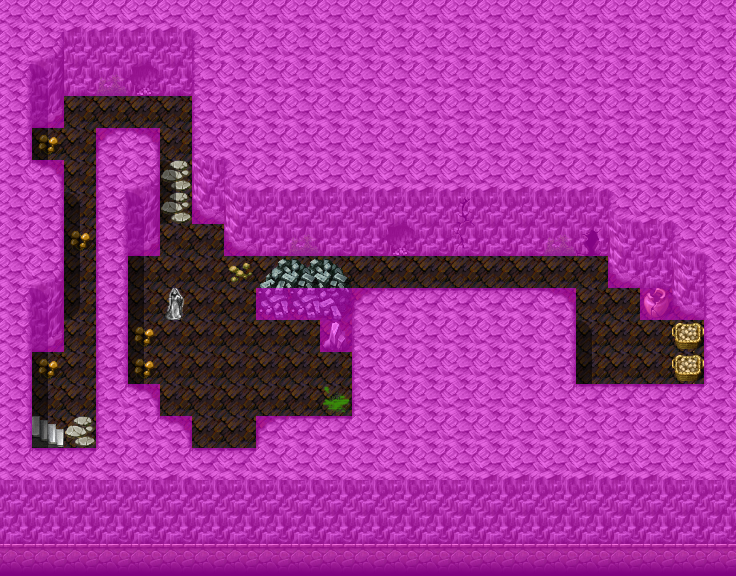

Tiled map render using the project's own tile images. Description and the map definition, with tile-layer contents summarised, below:
An orthogonal 23x18 tile map with 32x32 px tiles, 4 tile layers (Ground, Objects, Above, Walkable), 1 hidden layer not drawn, 7 tilesets and 15 objects (7x script, 2x container, 2x spawn, 2x key, replace, ...).

<map version="1.0" orientation="orthogonal" width="23" height="18" tilewidth="32" tileheight="32">
    <tileset firstgid="1" name="map_3" tilewidth="32" tileheight="32">
        <image source="../drawable/map_3.png" width="256" height="256" />
    </tileset>
    <tileset firstgid="65" name="map_4" tilewidth="32" tileheight="32">
        <image source="../drawable/map_4.png" width="256" height="256" />
    </tileset>
    <tileset firstgid="129" name="map_5" tilewidth="32" tileheight="32">
        <image source="../drawable/map_5.png" width="256" height="256" />
    </tileset>
    <tileset firstgid="193" name="map_6" tilewidth="32" tileheight="32">
        <image source="../drawable/map_6.png" width="256" height="256" />
    </tileset>
    <tileset firstgid="257" name="map_0" tilewidth="32" tileheight="32">
        <image source="../drawable/map_0.png" width="256" height="256" />
    </tileset>
    <tileset firstgid="321" name="map_2" tilewidth="32" tileheight="32">
        <image source="../drawable/map_2.png" width="256" height="256" />
    </tileset>
    <tileset firstgid="385" name="map_1" tilewidth="32" tileheight="32">
        <image source="../drawable/map_1.png" width="256" height="256" />
    </tileset>
    <layer name="Ground" width="23" height="18">
        <data>[414 cells, 414 non-empty, 14 distinct tile ids]</data>
    </layer>
    <layer name="Objects" width="23" height="18">
        <data>[414 cells, 37 non-empty, 22 distinct tile ids]</data>
    </layer>
    <layer name="Objects_RemoveStatue" width="23" height="18" visible="0">
        <data>[414 cells, 0 non-empty, 0 distinct tile ids]</data>
    </layer>
    <layer name="Above" width="23" height="18">
        <data>[414 cells, 36 non-empty, 8 distinct tile ids]</data>
    </layer>
    <layer name="Walkable" width="23" height="18">
        <data>[414 cells, 341 non-empty, 1 distinct tile ids]</data>
    </layer>
    <objectgroup name="Replace" visible="0">
        <object name="replace_remove_statue" type="replace" x="160" y="288" width="32" height="32">
            <properties>
                <property name="Objects" value="Objects_RemoveStatue" />
                <property name="requireId" value="quick_glance_hidden_found_statue" />
                <property name="requireType" value="questProgress" />
                <property name="requireValue" value="20" />
            </properties>
        </object>
    </objectgroup>
    <objectgroup name="Mapevents">
        <object name="north" type="mapchange" x="32" y="416" width="32" height="32">
            <properties>
                <property name="map" value="basiliskcave1_1_5" />
                <property name="place" value="down" />
            </properties>
        </object>
        <object name="basiliskcave2" type="container" x="672" y="352" width="32" height="32" />
        <object name="basiliskcave2_2" type="container" x="672" y="320" width="32" height="32" />
        <object name="basiliskcave2_check_heal_sister" type="script" x="320" y="384" width="32" height="32" />
        <object name="basiliskcave2_check_turntostone_10" type="script" x="160" y="320" width="96" height="128">
            <properties>
                <property name="when" value="round" />
            </properties>
        </object>
        <object name="basiliskcave2_remove_turntostone" type="script" x="128" y="288" width="32" height="96" />
        <object name="basiliskcave2_remove_turntostone" type="script" x="192" y="288" width="32" height="32" />
        <object name="basiliskcave2_check_turntostone_10" type="script" x="160" y="320" width="96" height="128">
            <properties>
                <property name="when" value="step" />
            </properties>
        </object>
        <object name="basiliskcave2_remove_turntostone" type="script" x="192" y="256" width="96" height="32" />
        <object name="basiliskcave2_check_turntostone_10" type="script" x="224" y="288" width="32" height="32" />
    </objectgroup>
    <objectgroup name="Spawn">
        <object name="basiliskcave2_boss" type="spawn" x="288" y="352" width="32" height="32">
            <properties>
                <property name="ignoreAreas" value="true" />
                <property name="spawngroup" value="basiliskcave2_boss" />
            </properties>
        </object>
        <object name="cave_serpent_2" type="spawn" x="64" y="96" width="32" height="288">
            <properties>
                <property name="spawngroup" value="cave_serpent_2" />
            </properties>
        </object>
    </objectgroup>
    <objectgroup name="Keys">
        <object name="sister_statue" type="key" x="160" y="288" width="32" height="32">
            <properties>
                <property name="phrase" value="basiliskcave2_check_sister_statue" />
                <property name="requireId" value="quick_glance_hidden_found_statue" />
                <property name="requireType" value="questProgress" />
                <property name="requireValue" value="20" />
            </properties>
        </object>
        <object name="blocked" type="key" x="256" y="320" width="32" height="96">
            <properties>
                <property name="phrase" value="basiliskcave2_blocked_select_10" />
                <property name="requireId" value="quick_glance_hidden_position" />
                <property name="requireNegation" value="true" />
                <property name="requireType" value="questProgress" />
                <property name="requireValue" value="110" />
            </properties>
        </object>
    </objectgroup>
</map>
